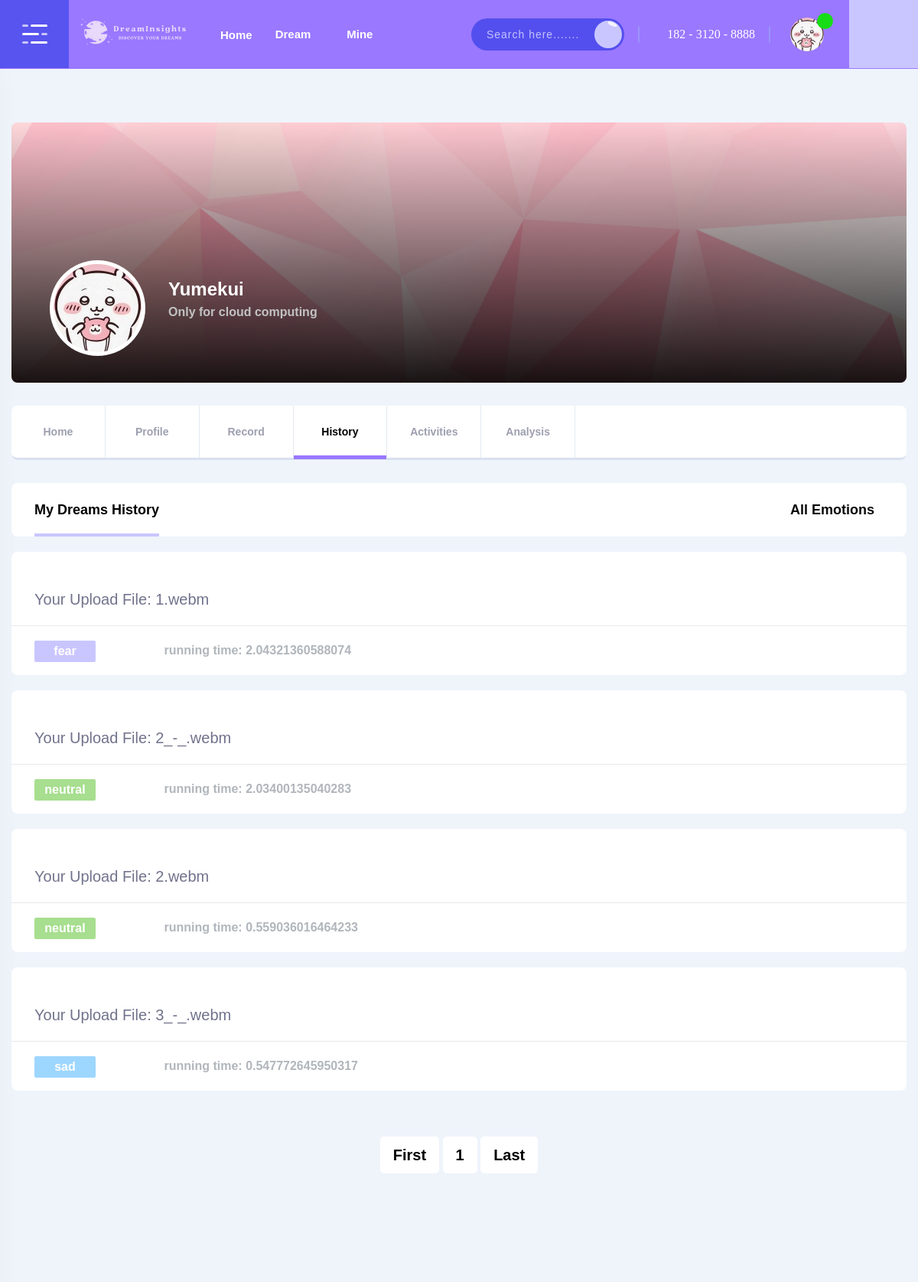
The page /my_dream (upper part) on the database as committed earlier.
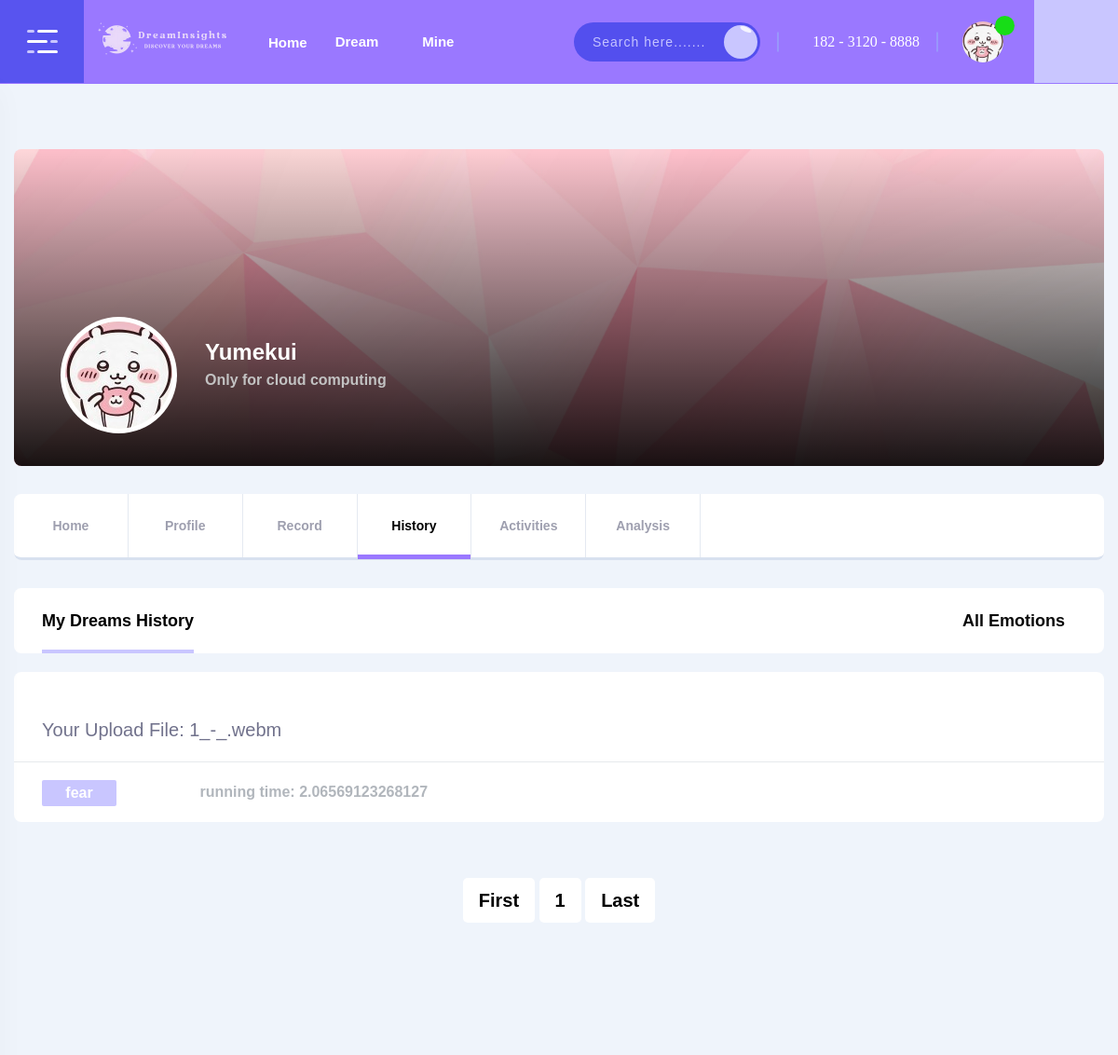
The same page on the database as committed later.
### models.py (models this page shows, shortened)
class DreamModel(db.Model):
    __tablename__ = 'dream'
    id = db.Column(db.Integer, primary_key=True, autoincrement=True)
    audio = db.Column(db.String(500), nullable=True)
    tag = db.Column(db.String(100), nullable=False)
    run_time = db.Column(db.String(100), nullable=False)

### app.py (the view)
@app.route("/my_dream")
def my_dream():
    page_all = request.args.get("page_all", 1, type=int)
    dreams = DreamModel.query.filter_by().paginate(page=page_all, per_page=4)
    return render_template("my_dream_list.html", dreams=dreams, pagination=dreams)

### templates/my_dream_list.html (shortened to what this page needs)
{% import "_macros2.html" as macros %}
<head>
    <link rel="stylesheet" href="../static/css/bootstrap.min.css">
    <link rel="stylesheet" href="../static/css/icofont.min.css">
    <link rel="stylesheet" href="../static/css/slick.css">
    <link rel="stylesheet" href="../static/css/slick-theme.css">
    <link rel="stylesheet" href="../static/css/magnific-popup.css">
    <link rel="stylesheet" href="../static/css/sal.css" type="text/css">
    <link rel="stylesheet" href="../static/css/select2.min.css" type="text/css">
    <link rel="stylesheet" href="../static/css/app.css">
    <link href="../static/css/css2.css" rel="stylesheet">
</head>
<body class="bg-link-water">
<div id="wrapper" class="wrapper">
    {% extends "common/base.html" %}
    {% block content %}
        <div class="page-content">
            <div class="container">
                <div class="banner-user banner-forum">
                    <div class="banner-content">
                        <div class="media">
                            <div class="item-img">
                                <img src="../static/picture/chiikawa.jpg" style="width: 115px; height: 115px" alt="Default" id="user-image" >
                            </div>
                            <div class="media-body">
                                <h3 class="item-title">Yumekui</h3>
                                <div class="item-subtitle">Only for cloud computing</div>
                            </div>
                        </div>
                    </div>
                </div>
                <div class="block-box user-top-header">
                    <ul class="menu-list">
                        <li><a>Home</a></li>
                        <li><a>Profile</a></li>
                        <li><a href="{{ url_for('hello_world') }}">Record</a></li>
                        <li class="active"><a>History</a></li>
                        <li><a>Activities</a></li>
                        <li><a>Analysis</a></li>
                        <li></li>
                    </ul>
                </div>
                <div class="row">
                    <div class="col-lg-12">
                        <div class="block-box user-timeline-header">
                            <ul class="menu-list d-none d-md-block" style="font-size: 18px">
                                <li><a class="active">My Dreams History</a></li>
                            </ul>
                            <div class="header-dropdown" style="font-size: 18px">
                                <label style="color: #0b0b0b">All Emotions</label>
                            </div>
                        </div>
                            {% for post in pagination.items %}
                                <div class="block-box post-view">
                                    <div class="post-header">
                                    </div>
                                    <div class="post-body">
                                        <p style="font-size:20px;">Your Upload File: {{ post.audio }}</p>
                                    </div>
                                    <div class="post-footer">
                                        <ul>
                                            <li class="tag">
                                                {% if post.tag == 'happy' %}
                                                    <div class="entry-category"
                                                         style="background-color: #FACA82;color: #ffffff;font-size: 16px;font-weight: 600;padding: 0 12px; width:80px; text-align: center; border-radius: 2px;margin-right: 2px;margin-bottom: 14px;">{{ post.tag }}</div>
                                                {% elif post.tag == 'neutral' %}
                                                    <div class="entry-category"
                                                         style="background-color: #a7de8f;color: #ffffff;font-size: 16px;font-weight: 600;padding: 0 12px; width:80px; text-align: center; border-radius: 2px;margin-right: 2px;margin-bottom: 14px;">{{ post.tag }}</div>
                                                {% elif post.tag == 'sad' %}
                                                    <div class="entry-category"
                                                         style="background-color: #9DD6FF;color: #ffffff;font-size: 16px;font-weight: 600;padding: 0 12px; width:80px; text-align: center; border-radius: 2px;margin-right: 2px;margin-bottom: 14px;">{{ post.tag }}</div>
                                                {% elif post.tag == 'fear' %}
                                                    <div class="entry-category"
                                                         style="background-color: #c9c6ff;color: #ffffff;font-size: 16px;font-weight: 600;padding: 0 12px; width:80px; text-align: center; border-radius: 2px;margin-right: 2px;margin-bottom: 14px;">{{ post.tag }}</div>
                                                {% elif post.tag == 'angry' %}
                                                    <div class="entry-category"
                                                         style="background-color: #FF8686;color: #ffffff;font-size: 16px;font-weight: 600;padding: 0 12px; width:80px; text-align: center; border-radius: 2px;margin-right: 2px;margin-bottom: 14px;">{{ post.tag }}</div>
                                                {% endif %}
                                            </li>
                                            <li class="post-share">
                                                <a class="share-btn" style="font-size:16px;"><i
                                                        class="icofont-clock-time"></i>running time: {{ post.run_time }}</a>
                                            </li>
                                        </ul>
                                    </div>
                                </div>
                            {% endfor %}
                            {% if pagination.total > 0 %}
                            <div class="pagination">
                                {{ macros.pagination_widget(pagination, '.my_dream',page_arg='page_all') }}
                            </div>
                            {% endif %}
                    </div>
                </div>
            </div>
        </div>
        </div>
    {% endblock %}

### templates/_macros2.html (shortened to what this page needs)
{% macro pagination_widget(pagination, endpoint, page_arg='page', dream_id='dream_id') %}
    <div class="row">
        <div class="col-lg-12 col-md-12">
            <div class="pagination text-center">
                <ul class="pagination-list">
                    {% if pagination.page == 1 %}
                        <li class="active"><a href="{{ url_for(endpoint, **{page_arg: 1, 'dream_id': dream_id}) }}">First</a></li>
                    {% else %}
                        <li><a href="{{ url_for(endpoint, **{page_arg: 1, 'dream_id': dream_id}) }}">First</a></li>
                    {% endif %}
                    {% set start_page = pagination.page - 1 if pagination.page > 1 else pagination.page %}
                    {% set end_page = pagination.page + 1 if pagination.page < pagination.pages else pagination.page %}
                    {% for p in range(start_page, end_page + 1) %}
                        {% if p == pagination.page %}
                            <li class="active"><a href="{{ url_for(endpoint, **{page_arg: p, 'dream_id': dream_id}) }}">{{ p }}</a></li>
                        {% else %}
                            <li><a href="{{ url_for(endpoint, **{page_arg: p, 'dream_id': dream_id}) }}">{{ p }}</a></li>
                        {% endif %}
                    {% endfor %}
                    {% if pagination.page == pagination.pages %}
                        <li class="active"><a href="{{ url_for(endpoint, **{page_arg: pagination.pages, 'dream_id': dream_id}) }}">Last</a></li>
                    {% else %}
                        <li><a href="{{ url_for(endpoint, **{page_arg: pagination.pages, 'dream_id': dream_id}) }}">Last</a></li>
                    {% endif %}
                </ul>
            </div>
        </div>
    </div>
{% endmacro %}

### templates/common/base.html (shortened to what this page needs)
<!DOCTYPE html>
<html>
    <head>
        {% block css %}
        <link href="{{ url_for('static', filename='css/bootstrap.min.css') }}" rel="stylesheet">
        <link href="{{ url_for('static', filename='css/icofont.min.css') }}" rel="stylesheet">
        <link href="{{ url_for('static', filename='css/slick.css') }}" rel="stylesheet">
        <link href="{{ url_for('static', filename='css/slick-theme.css') }}" rel="stylesheet">
        <link href="{{ url_for('static', filename='css/magnific-popup.css') }}" rel="stylesheet">
        <link href="{{ url_for('static', filename='css/sal.css') }}" rel="stylesheet" type="text/css">
        <link href="{{ url_for('static', filename='css/select2.min.css') }}" rel="stylesheet" type="text/css">
        <link href="{{ url_for('static', filename='css/app.css') }}" rel="stylesheet">
        <link href="{{ url_for('static', filename='css/css2.css') }}" rel="stylesheet">
        {% endblock %}
    </head>
    <body>
        {% include "common/header.html" %}
                {% block content %}{% endblock %}
    </body>
</html>

### templates/common/header.html (shortened to what this page needs)
<header class="fixed-header">
    <div class="header-menu">
        <div class="navbar">
            <div class="nav-item d-none d-sm-block">
                <div class="header-logo">
                    <a><img src="/static/picture/logo_minimini.png" alt="Cirkle"></a>
                </div>
            </div>
            <div class="nav-item nav-top-menu">
                <nav id="dropdown" class="template-main-menu">
                    <ul class="menu-content">
                        <li class="header-nav-item">
                            <a class="menu-link active">Home</a>
                        </li>
                        <li class="header-nav-item">
                            <a class="menu-link have-sub">Dream</a>
                        </li>
                        <li class="header-nav-item">
                            <a href="#" class="menu-link have-sub">Mine</a>
                        </li>
                    </ul>
                </nav>
            </div>
            <div class="nav-item header-control">
                    <div class="inline-item d-none d-md-block">
                        <div class="input-group">
                            <input type="text" name="search" class="form-control" placeholder="Search here.......">
                            <div class="input-group-append">
                                <button class="submit-btn" type="submit"><i class="icofont-search"></i></button>
                            </div>
                        </div>
                    </div>
                <div class="inline-item d-flex align-items-center">
                    <a style="color: white"><i class="icofont-phone"> 182 - 3120 - 8888</i></a>
                </div>
                <div class="inline-item">
                    <div class="dropdown dropdown-admin">
                        <button class="dropdown-toggle" type="button" data-toggle="dropdown" aria-expanded="false">
                            <span class="media">
                                <span class="item-img">
                                    <img src="/static/picture/chiikawa.jpg" style="width: 44px; height: 44px" alt="Chat">
                                    <span class="acc-verified"><i class="icofont-check"></i></span>
                                </span>
                            </span>
                        </button>
                    </div>
                </div>
            </div>
        </div>
    </div>
</header>
<div class="fixed-sidebar">
    <div class="fixed-sidebar-left small-sidebar">
        <div class="sidebar-toggle">
            <button class="toggle-btn toggler-open">
                <span></span>
                <span></span>
                <span></span>
            </button>
        </div>
    </div>
</div>
<div class="fixed-sidebar right">
    <div class="fixed-sidebar-right small-sidebar">
        <div class="sidebar-toggle" id="chat-head-toggle">
            <a>
            <button class="chat-icon">
                <i class="icofont-speech-comments"></i>
            </button>
            </a>
        </div>
    </div>
</div>

Rows that differ between the two databases and show on the page:
removed DreamModel: audio "2_-_.webm", tag "neutral", run_time "2.03400135040283"
removed DreamModel: audio "2.webm", tag "neutral", run_time "0.559036016464233"
removed DreamModel: audio "3_-_.webm", tag "sad", run_time "0.547772645950317"
changed DreamModel "fear": audio "1.webm" → "1_-_.webm"; run_time "2.04321360588074" → "2.06569123268127"
